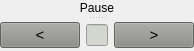
   <widget class="QSplitter" name="splitter_8">
    <property name="geometry">
     <rect>
      <x>440</x>
      <y>150</y>
      <width>161</width>
      <height>51</height>
     </rect>
    </property>
    <property name="orientation">
     <enum>Qt::Vertical</enum>
    </property>
    <widget class="QLabel" name="label_7">
     <property name="styleSheet">
      <string notr="true">color:black;</string>
     </property>
     <property name="text">
      <string>Pause</string>
     </property>
     <property name="alignment">
      <set>Qt::AlignCenter</set>
     </property>
    </widget>
    <widget class="QWidget" name="layoutWidget">
     <layout class="QHBoxLayout" name="horizontalLayout_6">
      <item>
       <widget class="QPushButton" name="pushButton">
        <property name="font">
         <font>
          <pointsize>11</pointsize>
         </font>
        </property>
        <property name="styleSheet">
         <string notr="true">QPushButton{
background-color:rgb(136, 138, 133);
color:black;
}</string>
        </property>
        <property name="text">
         <string>&lt;</string>
        </property>
       </widget>
      </item>
      <item>
       <widget class="QLineEdit" name="pause_edit">
        <property name="styleSheet">
         <string notr="true">background-color:rgb(211, 215, 207);</string>
        </property>
       </widget>
      </item>
      <item>
       <widget class="QPushButton" name="pushButton_2">
        <property name="font">
         <font>
          <pointsize>11</pointsize>
         </font>
        </property>
        <property name="styleSheet">
         <string notr="true">QPushButton{
background-color:rgb(136, 138, 133);
color:black;
}</string>
        </property>
        <property name="text">
         <string>&gt;</string>
        </property>
       </widget>
      </item>
     </layout>
    </widget>
   </widget>
